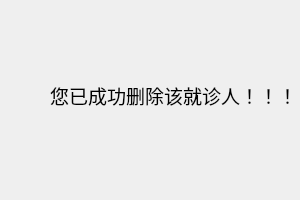
<?xml version="1.0" encoding="UTF-8"?>
<ui version="4.0">
 <class>SuccessDeletePatientDlg</class>
 <widget class="QDialog" name="SuccessDeletePatientDlg">
  <property name="geometry">
   <rect>
    <x>0</x>
    <y>0</y>
    <width>300</width>
    <height>200</height>
   </rect>
  </property>
  <property name="windowTitle">
   <string>Dialog</string>
  </property>
  <widget class="QLabel" name="label">
   <property name="geometry">
    <rect>
     <x>50</x>
     <y>50</y>
     <width>251</width>
     <height>91</height>
    </rect>
   </property>
   <property name="font">
    <font>
     <pointsize>14</pointsize>
    </font>
   </property>
   <property name="text">
    <string>您已成功删除该就诊人！！！</string>
   </property>
  </widget>
 </widget>
 <resources/>
 <connections/>
</ui>
